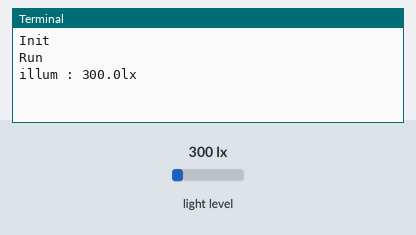
Recording of a program running on a simulated Raspberry Pi (BCM pin numbers). Parts: the last lines printed to the terminal. Inputs (shaded band) come from the test bench; at power-on: light level 300 lx.

Above: at 1.2 s.
1.3 s: light level set to 40 lx
At 3.1 s:
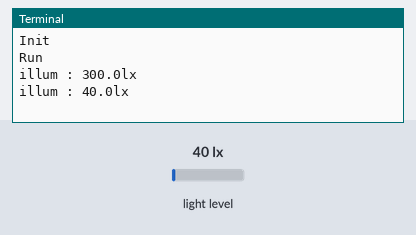
4.3 s: light level set to 500 lx
At 6.0 s:
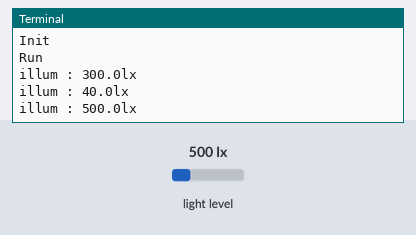
Timing chart, 0 to 7.5 s (numbered marks = the images above; inputs shaded):
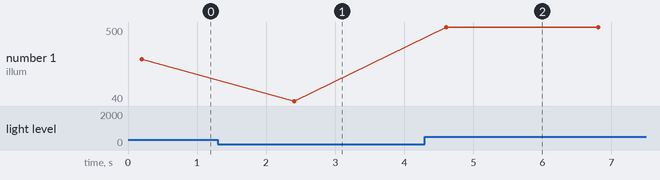

Measured:
- after the input at 1.3 s, the terminal: prints a new line after 1.1 s (image 1)
- after the input at 4.3 s, the terminal: prints a new line after 0.30 s (image 2)
- plotted number 1: 300 → 40 after the input at 1.3 s, 40 → 500 after the input at 4.3 s

The program:

illuminance.py
```python
#!/usr/bin/env python
# encoding: utf-8

import smbus
import time

#BH1750地址
__DEV_ADDR=0x23

#控制字
__CMD_PWR_OFF=0x00  #關機
__CMD_PWR_ON=0x01   #開機
__CMD_RESET=0x07    #重置
__CMD_CHRES=0x10    #持續高分辨率檢測
__CMD_CHRES2=0x11   #持續高分辨率模式2檢測
__CMD_CLHRES=0x13   #持續低分辨率檢測
__CMD_THRES=0x20    #一次高分辨率
__CMD_THRES2=0x21   #一次高分辨率模式2
__CMD_TLRES=0x23    #一次分辨率
__CMD_SEN100H=0x42  #靈敏度100%,高位
__CMD_SEN100L=0X65  #靈敏度100%，低位
__CMD_SEN50H=0x44   #50%
__CMD_SEN50L=0x6A   #50%
__CMD_SEN200H=0x41  #200%
__CMD_SEN200L=0x73  #200%

print("Init")

bus=smbus.SMBus(4)
bus.write_byte(__DEV_ADDR,__CMD_PWR_ON)
bus.write_byte(__DEV_ADDR,__CMD_RESET)
bus.write_byte(__DEV_ADDR,__CMD_SEN100H)
bus.write_byte(__DEV_ADDR,__CMD_SEN100L)
bus.write_byte(__DEV_ADDR,__CMD_PWR_OFF)
def getIlluminance():
    bus.write_byte(__DEV_ADDR,__CMD_PWR_ON)
    bus.write_byte(__DEV_ADDR,__CMD_THRES2)
    time.sleep(0.2)
    res=bus.read_word_data(__DEV_ADDR,0)
    #read_word_data
    res=((res>>8)&0xff)|(res<<8)&0xff00
    res=round(res/(2*1.2),2)
    result=str(res) + "lx"
    return result

if __name__ == '__main__':
    print("Run")
    while True:
        illum = getIlluminance()
        print("illum : %s" % illum)

        time.sleep(2)
```
